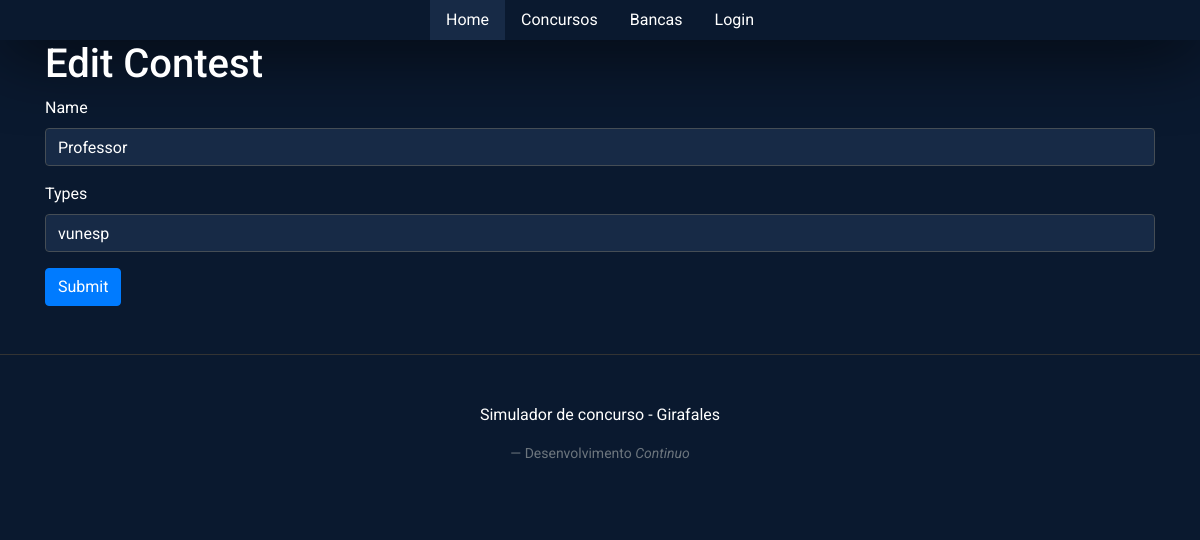
Page /concursos/contest_edit/4 on the earlier database version.
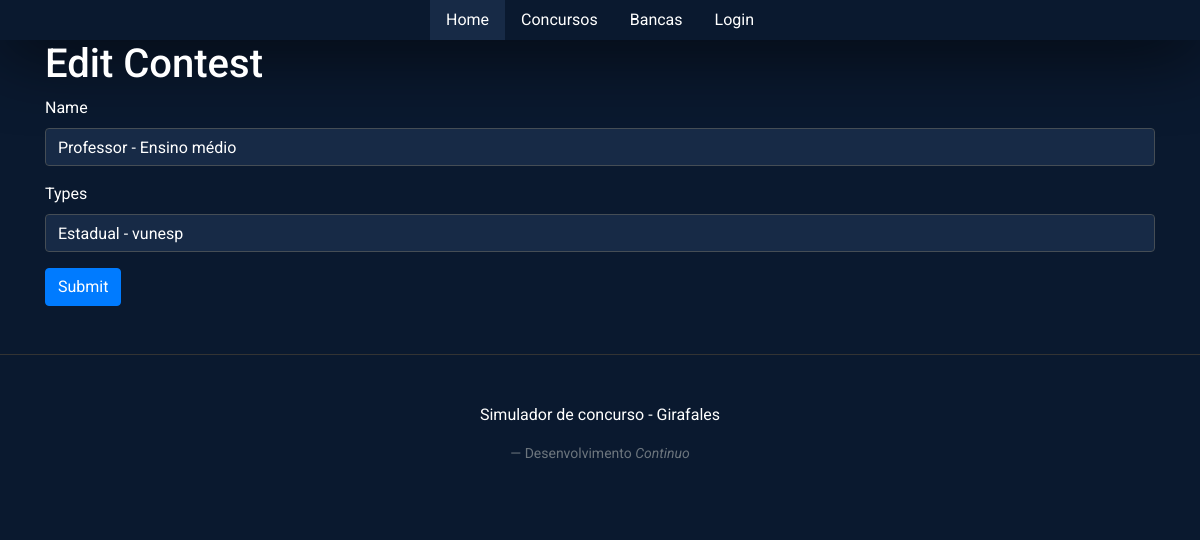
Same page on the later database version.
### model.py (models this page shows)
class Contest(SQLModel, table=True):
	id: Optional[int] = Field(default=None, primary_key=True)
	name: str
	types: Optional[str]
	exams:List['Exam']=Relationship()

### contest.py (the view)
@contest.route('/contest_edit/<id>', methods=['GET', 'POST'])
def edit_contest(id):
	contest = model.get_id_contest(id)
	if request.method == 'POST':
		contest.name = request.form['name']
		contest.types = request.form['types']
		asd = model.update_contest(id, contest.name, contest.types)
		if asd:
			return redirect(url_for('contest.index'))
	return render_template('contest/edit_contest.html', contest=contest)

### model.py (called while the page is built)
def get_id_contest(id:int):
	with Session(engine) as session:
		data = session.get(Contest , id)
		return data

### templates/contest/edit_contest.html
{% extends "base.html" %}
{% block styles %}
    {{ bootstrap.load_css() }}
    <link rel="stylesheet"
                  href="{{url_for('static', filename='index.css')}}">
{% endblock %}
{% block content %}
    <div class="container">
        <h1>Edit Contest</h1>
        <form method="POST">
            <div class="mb-3">
                <label for="name" class="form-label">Name</label>
                <input type="text" class="form-control" id="name" name="name" value="{{ contest.name }}" required>
            </div>
            <div class="mb-3">
                <label for="types" class="form-label">Types</label>
                <input type="text" class="form-control" id="types" name="types" value="{{ contest.types }}" required>
            </div>
            <button type="submit" class="btn btn-primary">Submit</button>
        </form>
    </div>
{% endblock %}

Differences in the rows shown:
changed Contest: name "Professor" → "Professor - Ensino médio"; types "vunesp" → "Estadual - vunesp"
